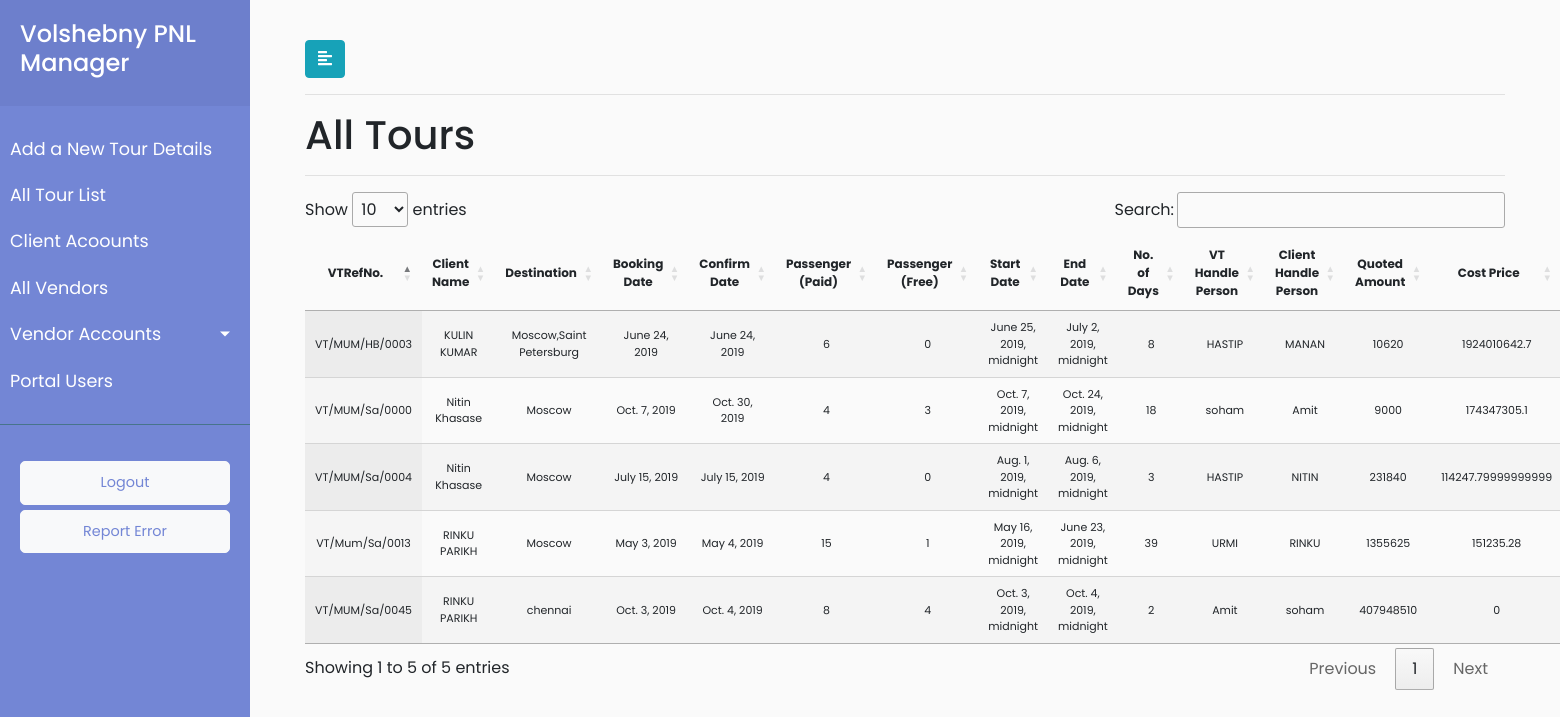
Screenshot of /pnllist/ (signed in) with the database file from the repository.
### payment/models.py (models this page shows, shortened)
class Groupdescription(models.Model):
    PAYMENT_STATUS=(('Paid','Paid'), ('Pending','Pending'))
    groupdescription_vtrefNo = models.CharField(max_length=920)
    groupdescription_vtrefNo_short = models.IntegerField()
    groupdescription_client_Name = models.CharField(max_length=920)
    groupdescription_number_of_passengers_paid= models.IntegerField()
    groupdescription_number_of_passengers_free = models.IntegerField()
    groupdescription_number_of_days = models.IntegerField()
    groupdescription_volshebny_handle_person = models.CharField(max_length=920)
    groupdescription_client_handle_person = models.CharField(max_length=920)
    groupdescription_booking_date = models.DateField()
    groupdescription_confirmation_date = models.DateField()
    groupdescription_amount = models.IntegerField(default=0)
    groupdescription_start_date = models.DateTimeField(default=timezone.now)
    groupdescription_end_date = models.DateTimeField(default=timezone.now)
    groupdescription_destination = models.CharField(max_length=920,default="")
    groupdescription_payment_method = models.CharField(max_length=920)
    groupdescription_payment_status = models.CharField(choices=PAYMENT_STATUS,max_length=920,default="Pending")
    groupdescription_client_id = models.ForeignKey(Client, on_delete = models.CASCADE)
    groupdescription_date_time_added = models.DateTimeField(default=timezone.now)
    groupdescription_roe = models.FloatField(default=0)
    groupdescription_remark = models.CharField(max_length=920,default="")
    class Meta:
            verbose_name_plural = "Group Description Elements"
            verbose_name = "GroupDescription"

### payment/views.py (the view)
# urls.py: path('pnllist/', views.pnllist, name='pnllist'),
@login_required(login_url='/user_login')
def pnllist(request):
    clients = Client.objects.all()
    clients_dict = {}
    for client in clients:
        clients_dict[client.pk] = client.client_name
    tour_list = list(set(list(Groupdescription.objects.values_list('pk', 'groupdescription_vtrefNo',
    'groupdescription_client_Name',
    'groupdescription_number_of_passengers_paid',
    'groupdescription_number_of_passengers_free',
    'groupdescription_number_of_days',
    'groupdescription_volshebny_handle_person',
    'groupdescription_client_handle_person',
    'groupdescription_booking_date',
    'groupdescription_confirmation_date',
    'groupdescription_amount',
    'groupdescription_start_date',
    'groupdescription_end_date',
    'groupdescription_destination',
    'groupdescription_payment_method',
    'groupdescription_payment_status',
    'groupdescription_client_id'))))
    tour_cost_list = [ functions.group_cost_list_generator(one_tour_detials) for one_tour_detials in tour_list ]
    pnl_dict = dict(zip(tour_list,tour_cost_list))
    data = { 'pnl_dict':pnl_dict,'clients_dict':clients_dict}
    return render(request,'payment/pnllist.html',data)

### payment/functions.py (called while the page is built)
def group_cost_list_generator(one_tour_detials):
    all_services_of_one_tour  = Service.objects.filter(service_id = one_tour_detials[0] )
    service_cost_list = []
    for service in all_services_of_one_tour:
       service_cost_list.append(service.service_total_amount)
    sum = 0
    for num in service_cost_list:
        sum+=num
    return sum

### payment/templatetags/client_id_list_filters.py (called while the page is built)
@register.filter
def get_item(dictionary, key):
    return dictionary.get(int(str(key)))

### payment/templates/payment/pnllist.html (shortened to what this page needs)
{% extends 'payment/base.html' %}
{% load client_id_list_filters %}
{% load static %}
{% block stylesheets %}
<link rel="stylesheet" href="//cdn.datatables.net/1.10.19/css/jquery.dataTables.min.css">
{% endblock %}
{% block content %}
<div id="content">
    <div class="container-fluid">
        <button type="button" id="sidebarCollapse" class="btn btn-info">
            <i class="fas fa-align-left"></i>
        </button>
        <hr>
        <h1>All Tours</h1>
        <hr>
        <div>
            {% if pnl_dict %}
            <table id="test_table" class="display" style="width:100%; text-align: center">
                <thead style="font-size:12px">
                    <tr>
                        <th class="text-center" scope="col">VTRefNo.</th>
                        <th class="text-center" scope="col">Client Name</th>
                        <th class="text-center" scope="col">Destination</th>
                        <th class="text-center" scope="col">Booking Date</th>
                        <th class="text-center" scope="col">Confirm Date</th>
                        <th class="text-center" scope="col">Passenger (Paid)</th>
                        <th class="text-center" scope="col">Passenger (Free)</th>
                        <th class="text-center" scope="col">Start Date</th>
                        <th class="text-center" scope="col">End Date</th>
                        <th class="text-center" scope="col">No. of Days</th>
                        <th class="text-center" scope="col">VT Handle Person</th>
                        <th class="text-center" scope="col">Client Handle Person</th>
                        <th class="text-center" scope="col">Quoted Amount</th>
                        <th class="text-center" scope="col">Cost Price</th>
                    </tr>
                </thead>
                <tbody style="font-size:11px">
                    {% for key,value in pnl_dict.items %}
                    <tr>
                        <td class="text-center">{{ key.1 }}</td>
                        <td>{{ clients_dict|get_item:key.16 }}</td>
                        <td class="text-center">{{ key.13 }}</td>
                        <td class="text-center">{{ key.8 }}</td>
                        <td class="text-center">{{ key.9 }}</td>
                        <td class="text-center">{{ key.3 }}</td>
                        <td class="text-center">{{ key.4 }}</td>
                        <td class="text-center">{{ key.11 }}</td>
                        <td class="text-center">{{ key.12 }}</td>
                        <td class="text-center">{{ key.5 }}</td>
                        <td class="text-center">{{ key.6 }}</td>
                        <td class="text-center">{{ key.7 }}</td>
                        <td class="text-center">{{ key.10 }}</td>
                        <td class="text-center">{{ value }}</td>
                    </tr>
                    {% endfor %}
                </tbody>
            </table>
            {% else %}
            <p class="no-leads text-primary">No entry added yet.</p>
            {% endif %}
        </div>
    </div>
</div>
{% endblock %}

### payment/static/payment/style.css (style rules this page uses)
body { font-family: 'Poppins', sans-serif; background: #fafafa; }
#content { width: calc(100% - 250px); padding: 40px; min-height: 100vh; transition: all 0.3s; position: absolute; top: 0; right: 0; }

### rows the page displays
Groupdescription: groupdescription_vtrefNo "VT/Mum/Sa/0013", clients_dict "RINKU PARIKH", groupdescription_destination "Moscow", groupdescription_booking_date "May 3, 2019", groupdescription_confirmation_date "May 4, 2019", key "15", key "1", groupdescription_start_date "May 16, 2019, midnight", groupdescription_end_date "June 23, 2019, midnight", groupdescription_number_of_days "39", groupdescription_volshebny_handle_person "URMI", groupdescription_client_handle_person "RINKU", groupdescription_amount "1355625", value "151235.28"
Groupdescription: groupdescription_vtrefNo "VT/MUM/Sa/0004", clients_dict "Nitin Khasase", groupdescription_destination "Moscow", groupdescription_booking_date "July 15, 2019", groupdescription_confirmation_date "July 15, 2019", key "4", key "0", groupdescription_start_date "Aug. 1, 2019, midnight", groupdescription_end_date "Aug. 6, 2019, midnight", groupdescription_number_of_days "3", groupdescription_volshebny_handle_person "HASTIP", groupdescription_client_handle_person "NITIN", groupdescription_amount "231840", value "114247.79999999999"
Groupdescription: groupdescription_vtrefNo "VT/MUM/Sa/0000", clients_dict "Nitin Khasase", groupdescription_destination "Moscow", groupdescription_booking_date "Oct. 7, 2019", groupdescription_confirmation_date "Oct. 30, 2019", key "4", key "3", groupdescription_start_date "Oct. 7, 2019, midnight", groupdescription_end_date "Oct. 24, 2019, midnight", groupdescription_number_of_days "18", groupdescription_volshebny_handle_person "soham", groupdescription_client_handle_person "Amit", groupdescription_amount "9000", value "174347305.1"
Groupdescription: groupdescription_vtrefNo "VT/MUM/HB/0003", clients_dict "KULIN KUMAR", groupdescription_destination "Moscow,Saint Petersburg", groupdescription_booking_date "June 24, 2019", groupdescription_confirmation_date "June 24, 2019", key "6", key "0", groupdescription_start_date "June 25, 2019, midnight", groupdescription_end_date "July 2, 2019, midnight", groupdescription_number_of_days "8", groupdescription_volshebny_handle_person "HASTIP", groupdescription_client_handle_person "MANAN", groupdescription_amount "10620", value "1924010642.7"
Groupdescription: groupdescription_vtrefNo "VT/MUM/Sa/0045", clients_dict "RINKU PARIKH", groupdescription_destination "chennai", groupdescription_booking_date "Oct. 3, 2019", groupdescription_confirmation_date "Oct. 4, 2019", key "8", key "4", groupdescription_start_date "Oct. 3, 2019, midnight", groupdescription_end_date "Oct. 4, 2019, midnight", groupdescription_number_of_days "2", groupdescription_volshebny_handle_person "Amit", groupdescription_client_handle_person "soham", groupdescription_amount "407948510", value "0"
